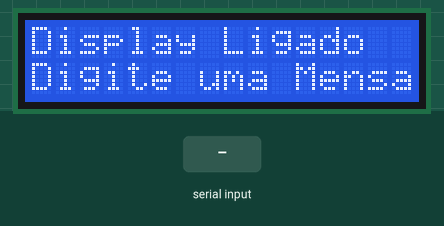
A sketch run on a simulated ESP32. On the bench: 16×2 character LCD. The test bench sets the inputs (shaded band).

Above: at 1.2 s.
1.3 s: "clear" received over Serial
At 3.0 s:
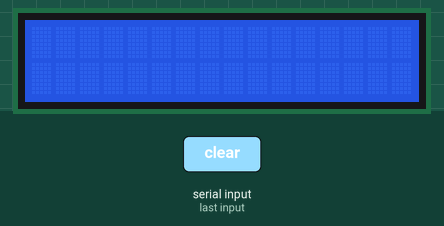
3.8 s: "1" received over Serial
At 6.2 s:
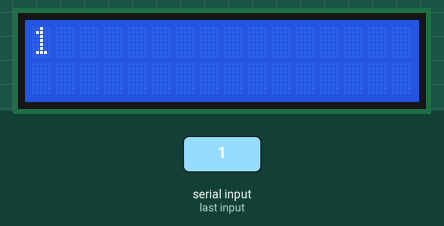
Timing chart, 0 to 7.7 s (numbered marks = the images above; inputs shaded):
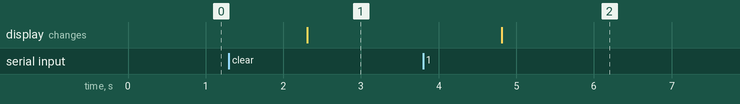

Measured:
- after the input at 1.3 s, the display: changes after 1.0 s (image 1)
- after the input at 3.8 s, the display: changes after 1.0 s (image 2)

The sketch:

Display_LCD.ino
```cpp
#include <Wire.h> // ATIVA PROTOCOLO I2C DO ESP32 PARA COMUNICAÇÃO COM OUTROS DISPOSITIVOS
#include <LiquidCrystal_I2C.h>  // LIB QUE CONTROLA O DISPLAY INTERNAMENTE

// 0x27 -> ENDEREÇO DO I2C NO DISPLAY
// 16 -> COLUNAS
// 2 -> LINHAS
LiquidCrystal_I2C lcd(0x27, 16, 2); // OBJETO DO DISPLAY

String mensagem;

void setup() {
  Serial.begin(115200);

  lcd.init();
  lcd.backlight();
  lcd.clear();

  lcd.setCursor(0, 0);
  lcd.print("Display Ligado");

  lcd.setCursor(0, 1);
  lcd.print("Digite uma Mensagem");
}

void loop() {

    if(Serial.available()){

      mensagem = Serial.readString();
      mensagem.trim();

      if(!mensagem.isEmpty() && mensagem != "clear"){
        lcd.clear();

        // Linha 1
        lcd.setCursor(0, 0);
        lcd.print(mensagem.substring(0, 20)); // LIMITA EM 20 CARACTERES POR LINHA

        // Linha 2
        lcd.setCursor(0, 1);
        lcd.print(mensagem.substring(20, 40));

        // Linha 3
        lcd.setCursor(0, 2);
        lcd.print(mensagem.substring(40, 60));

        // Linha 4
        lcd.setCursor(0, 3);
        lcd.print(mensagem.substring(60, 80));
      }

      if(mensagem == "clear"){
        lcd.setCursor(0,0);
        lcd.clear();
      }
    }
}


/*

  PARA BUSCAR O ENDEREÇO DO DISPLAY

#include <Wire.h>

void setup() {
  Serial.begin(115200);
  Wire.begin();

  Serial.println("Procurando dispositivos I2C...");

  for (byte i = 1; i < 127; i++) {
    Wire.beginTransmission(i);
    if (Wire.endTransmission() == 0) {
      Serial.print("Encontrado: 0x");
      Serial.println(i, HEX);
    }
  }
}

void loop() {}
*/
```
